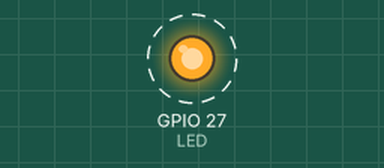
Recording of a program running on a simulated ESP32. Parts: output pins drawn as LEDs (lit = HIGH). Dashed ring = blinking. What the program prints to the serial monitor is not drawn.

Above: at 0.1 s.
Timing chart, 0 to 3.0 s (numbered marks = the images above):
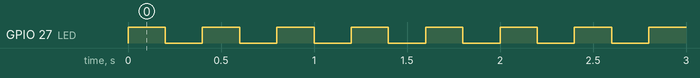

The program:

main.cpp
```cpp
/*   ****************************************
* Exemplo 2 para deletar tasks no FreeRTOS
*
*
*********************************************/

/* Biblioteca Arduino */
#include <Arduino.h>

/* Bibliotecas FreeRTOS */
#include "freertos/FreeRTOS.h"
#include "freertos/task.h"

/* Mapeamento de pinos */
#define LED 27

/* Variáveis para armazenamento da handle das tasks */
/* O handle das tasks serve para controlar e manipular as tasks */
TaskHandle_t task1Handle = NULL;
TaskHandle_t task2Handle = NULL;

/* Protótipos das tasks */
void task1(void *pvParameters);
void task2(void *pvParameters);

void setup(){
  // put your setup code here, to run once:
  Serial.begin(9600);

  /* Criação Task 1: blink do LED*/
  xTaskCreate(
    task1,
    "Task 1",
    configMINIMAL_STACK_SIZE,
    NULL,
    1,
    &task1Handle
  );

  /* Criação Task 2: imprimir contador */
  xTaskCreate(
    task2,
    "Task 2",
    configMINIMAL_STACK_SIZE+1024,
    NULL,
    2,
    &task2Handle
  );
}

void loop() {
  // put your main code here, to run repeatedly:
  vTaskDelay(1000);
}

void task1(void *pvParameters){

  pinMode(LED,OUTPUT);

  while (1)
  {
    digitalWrite(LED,!digitalRead(LED)); /* acende o LED */
    vTaskDelay(pdMS_TO_TICKS(200)); /* espera 200ms para alternar */
  }
}

void task2(void *pvParameters){

  int cont = 0;

  while(1)
  {
    Serial.println("Task 2: " + String(cont++));

    if(cont%10==0){
      if(task1Handle != NULL){
        Serial.println("Deletando Task 1.");
        vTaskDelete(task1Handle); /* Deleta Task 1 */
        digitalWrite(LED,LOW); /* Led via ficar apagado após Task 1 atingir o limite da contagem*/
        /* mas contagem continua pois é parte da task 2.*/
        task1Handle = NULL; /* Realiza limpeza do handle 1 */
      }
    }

    if(cont%15==0){
      Serial.println("Deletando Task 2.");
      vTaskDelete(NULL); /* Deleta a prórpia Task 2 */
    }

    vTaskDelay(pdMS_TO_TICKS(1000)); /* espera 1000ms para imprimir o próximo valor */
  }
}
```

Measured:
- by itself, GPIO 27 (LED): alternates HIGH for 0.20 s and LOW for 0.20 s, 46 changes in all, then stays LOW
